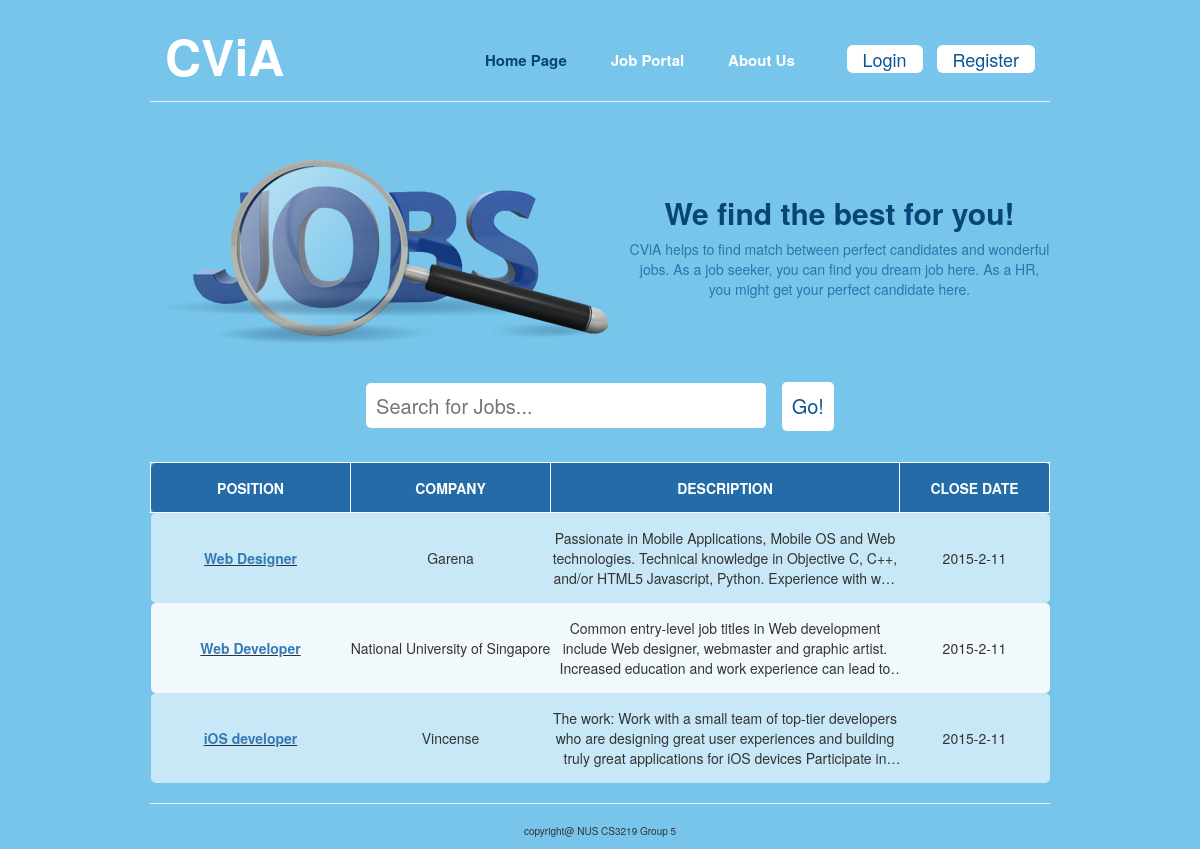
The page / on the database its author committed.
### tables this page shows
CREATE TABLE IF NOT EXISTS `job` (
  `job_id` int(10) NOT NULL,
  `owner_id` int(10) NOT NULL,
  `job_title` varchar(255) NOT NULL,
  `job_description` varchar(2550) NOT NULL,
  `job_keyword` varchar(255) DEFAULT NULL,
  `keyword_importance` varchar(255) NOT NULL,
  `job_company` varchar(255) DEFAULT NULL,
  `job_duedate` date DEFAULT NULL
);

### includes/config.php (called while the page is built, shortened)
<?php
try {
	$db = new PDO("mysql:host=".DBHOST.";port=3306;dbname=".DBNAME, DBUSER, DBPASS);
	$db->setAttribute(PDO::ATTR_ERRMODE, PDO::ERRMODE_EXCEPTION);
} catch(PDOException $e) {
    echo '<p class="bg-danger">'.$e->getMessage().'</p>';
    exit;
}
$user = new User($db);
?>

### index.php (the view, shortened to what this page needs)
<!DOCTYPE html>
<html lang="en">
  <head>
    <link href="css/bootstrap.min.css" rel="stylesheet">
    <link href="css/indexcss.css" rel="stylesheet">
  </head>
  <body>
    <?php
      require_once('includes/config.php');
  ?>
    <div id="wrapper">
      <div class="header">
        <div class="logoSection span_4 column">
          <p id="bigHeading">CViA</p>
        </div>
        <div class="tabSection span_8 column">
          <div class="tabs">
            <a href="#" style="color:rgb(7, 68, 119);">Home Page</a>
            <a href="jobPortal.php">Job Portal</a>
            <a href="aboutUs.php">About Us</a>
          </div>
          <div class="buttons">
            <?php
              if ($user->is_logged_in()){
                echo "<button id=\"LogoutButton\" type=\"button\" class=\"btn btn-default btn-lg\">Logout</button>";
              } else {
                echo "<button id=\"LoginButton\" type=\"button\" class=\"btn btn-default btn-lg\">Login</button>
                      <button id=\"RegisterButton\" type=\"button\" class=\"btn btn-default btn-lg\">Register</button>";
              }
            ?>
          </div>
        </div>
      </div>
      <hr>
      <div class="banner">
        <div>
          <table>
            <tr>
              <td><img src="files/jobs.png"></td>
              <td>
                <div style="margin-left: 20px;">
                  <h2 style="color: rgb(7, 68, 119); font-weight: bold;">We find the best for you!</h2>
                  <p style="color: rgba(36, 108, 167, 0.9); ">CViA helps to find match between perfect candidates and wonderful jobs. As a job seeker, you can find you dream job here. As a HR, you might get your perfect candidate here.</p>
                </div>
              </td>
            </tr>
          </table>
        </div>
      </div>
      <div class="searchSection">
        <div class="col-lg-6" style="width:100%;">
          <div class="input-group searchBox">
            <form method="POST" action=''>
              <input id="searchJobInput" type="text" name="search_keyword" placeholder="Search for Jobs...">
              <input id="searchJobButton" type="SUBMIT" name="search_button" value="Go!">
            </form>
          </div>
        </div>
      </div>
      <?php
        if ((isset($_POST['search_button'])) || ($_POST['search_keyword'] == null))
        {
          $keyword = $_POST['search_keyword'];
          $sql = "SELECT * FROM ".JOB_TABLE." WHERE job_title LIKE '%".$keyword."%' or job_keyword LIKE '%".$keyword."%' or job_description LIKE '%".$keyword."%'";
          $jobResult = mysql_query($sql);
          $num_rows = mysql_num_rows($jobResult);
          if ($num_rows == 0) {
            echoNoResult();
          } else {
            echoDiv($jobResult);
          }
        }
        function echoDiv($jobResult) {
          echo "<div class=\"jobList\">
                  <table class=\"jobTable\" style=\"width:100%;\">
                    <tr class=\"tableLabel\">
                      <td class=\"jobTitle\">POSITION</td>
                      <td class=\"jobCompany\">COMPANY</td>
                      <td class=\"jobDescription\">DESCRIPTION</td>
                      <td class=\"jobStatus\">CLOSE DATE</td>
                    </tr>";
            $count = 0;
            while( $row = mysql_fetch_assoc($jobResult) ){
              if ($count % 2 == 0) {
                echo
                "<tr class=\"jobEntry oddLine\">";
              } else {
                echo
                "<tr class=\"jobEntry evenLine\">";
              }
              echo
              "<td class=\"jobTitle\"><a href=\"jobPage.php?job=".$row["job_id"]."\" target=\"_blank\">".$row["job_title"]."</a></td>
              <td class=\"jobCompany\">".$row["job_company"]."</td>
              <td class=\"jobDescription\">".$row["job_description"]."</td>
              <td class=\"jobStatus\">2015-2-11</td>
              </tr>";
              $count = $count + 1;
            }
            echo "</table></div>";
        }
      ?>
      <hr>
    </div>
    <footer>
    <p>copyright@ NUS CS3219 Group 5</p>
  </footer>
  </body>
</html>

### css/indexcss.css (style rules this page uses)
body { background-color: rgb(119, 197,235); text-align: center; }
footer { font-size: 10px; }
#bigHeading { font-size: 50px; font-weight: bold; }
#wrapper { width: 70%; min-width: 900px; margin: 0 auto; }
hr { color: white; width: 100%; }
.header { padding-top: 20px; padding-bottom: 10px; width: 100%; vertical-align: middle; }
.logoSection { text-align: left; vertical-align: top; height: 100%; color: white; }
.column { float: left; padding: 0 15px; }
.span_4 { width: 33.3333%; }
.span_8 { width: 66.6667%; }
.tabSection a { padding-left: 10px; padding-right: 10px; padding-top: 10px; padding-bottom: 10px; margin-left: 10px; margin-right: 10px; color: white; font-size: 15px; font-weight: bold; -moz-border-radius: 4px; -webkit-border-radius: 4px; border-radius: 4px; }
.buttons { margin-top: 25px; text-align: right; }
#LoginButton, #RegisterButton, .UploadCVButton, #checkRankingButton, .ViewCVButton, #phpCVForm, #searchJobButton { margin-left: 10px; border: none; color: rgb(10, 85, 148); padding-top: 2px; padding-bottom: 2px; }
#searchJobInput { -webkit-border-top-left-radius: 5px; -webkit-border-bottom-left-radius: 5px; -webkit-border-top-right-radius: 5px; -webkit-border-bottom-right-radius: 5px; height: 45px; border: none; padding-left: 10px; width: 400px; }
#rankViewCVButton, #searchJobButton { background-color: white; padding-top: 10px; padding-bottom: 10px; padding-left: 10px; padding-right: 10px; -webkit-border-top-left-radius: 5px; -webkit-border-bottom-left-radius: 5px; -webkit-border-top-right-radius: 5px; -webkit-border-bottom-right-radius: 5px; }
.tabs { padding-top: 30px; height: 69px; float: left; margin: 0 auto; }
.searchSection { padding-top: 20px; margin-bottom: 80px; display: block; text-align: center; }
.searchBox { width: 500px; margin: 0 auto; font-size: 20px; }
.jobTable { margin: 0 auto; }
.jobTable .tableLabel { background-color: rgb(36, 108, 167); color: white; font-weight: bold; height: 50px; }
.jobTable .tableLabel td { border: 1px solid white; }
.oddLine { background-color: rgba(255, 255, 255, 0.6); }
.evenLine { background-color: rgba(255, 255, 255, 0.9); }
.jobTable tr td:first-child, .jobDescriptionTable tr td:first-child { -moz-border-radius-topleft: 5px; -moz-border-radius-bottomleft: 5px; -webkit-border-top-left-radius: 5px; -webkit-border-bottom-left-radius: 5px; }
.jobTable tr td:last-child, .jobDescriptionTable tr td:last-child { -moz-border-radius-topright: 5px; -moz-border-radius-bottomright: 5px; -webkit-border-top-right-radius: 5px; -webkit-border-bottom-right-radius: 5px; }
.jobTable .jobTitle { width: 200px; font-weight: bold; }
.jobTable .jobEntry .jobTitle { text-decoration: underline; }
.jobTable .jobCompany { width: 200px; }
.jobTable .jobEntry .jobDescription { overflow: hidden; text-overflow: ellipsis; display: -webkit-box; -webkit-box-orient: vertical; -webkit-line-clamp: 3; line-height: 20px; max-height: 80px; margin-top: 15px; margin-bottom: 15px; }
.jobTable .jobStatus { width: 150px; }

### rows shown on the page
job: job_title "Web Designer", job_company "Garena", job_description "Passionate in Mobile Applications, Mobile OS and Web technologies. Technical knowledge in Objective C, C++, and/or HTML5 Javascript, Python. Experience with…"
job: job_title "Web Developer", job_company "National University of Singapore", job_description "Common entry-level job titles in Web development include Web designer, webmaster and graphic artist. Increased education and work experience can lead…"
job: job_title "iOS developer", job_company "Vincense", job_description "The work: Work with a small team of top-tier developers who are designing great user experiences and building truly great applications for iOS devices Participate…"
